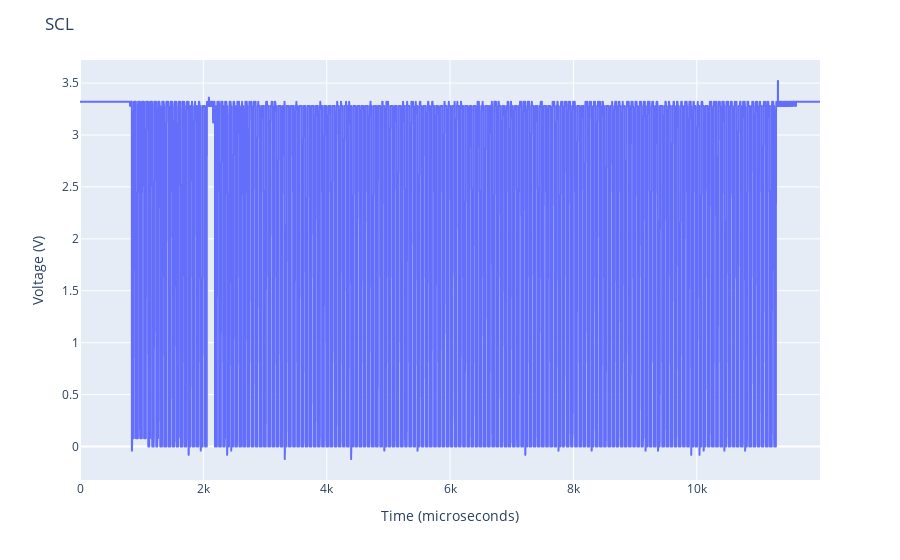
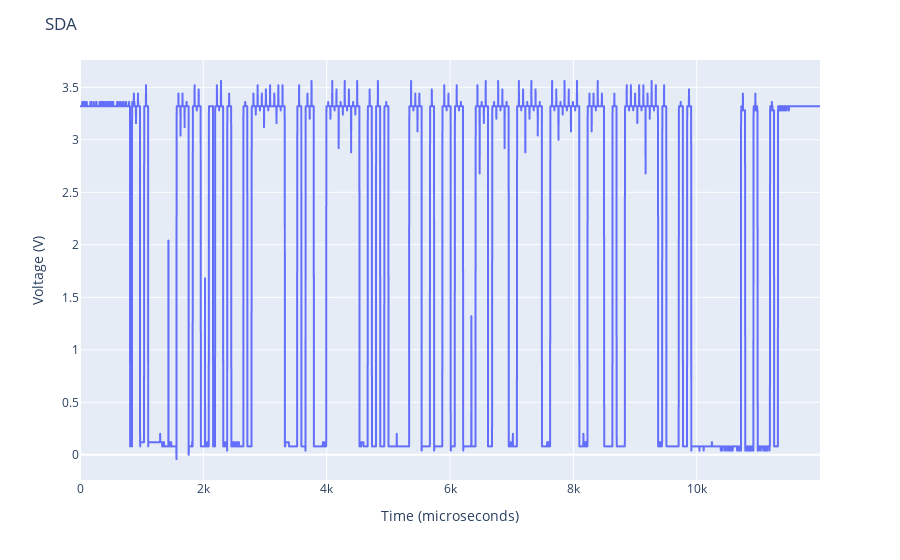

The cell these charts' notebook holds for them, in order:
### Code cell
# fig = px.line(df, x='Microseconds', y='CH1')
# fig.show()
# fig = px.line(df, x='Microseconds', y='CH2')
# fig.show()


#plot on 10 steps
step = 10
step_size = int(len(df)/step)
print(step_size)

scl = 'CH1'
sda = 'CH2'


for i in range(step):
    fig = px.line(df.iloc[i*step_size:(i+1)*step_size], x='Microseconds', y='CH1')
    fig.update_layout(
        title="SCL",    
        xaxis_title="Time (microseconds)",
        yaxis_title="Voltage (V)"
    )
    fig.show()
    fig = px.line(df.iloc[i*step_size:(i+1)*step_size], x='Microseconds', y='CH2')
    fig.update_layout(
        title='SDA',
        xaxis_title="Time (microseconds)",
        yaxis_title="Voltage (V)"
    )
    fig.show()
    
fig = px.line(df, x='Microseconds', y= scl)
fig.update_layout(
    title="SCL",    
    xaxis_title="Time (microseconds)",
    yaxis_title="Voltage (V)"
)
fig.show()
fig = px.line(df, x='Microseconds', y= sda)
fig.update_layout(
    title='SDA',
    xaxis_title="Time (microseconds)",
    yaxis_title="Voltage (V)"
)
fig.show()

### Figure 1 — Plotly figure (JSON) as saved in the notebook; plotly's stock layout.template omitted (floating-point values rounded to 4 significant figures; data arrays with more than 128 entries replaced by an {"elided": "..."} marker saying what was removed)
{"data": [{"hovertemplate": "Microseconds=%{x}<br>CH1=%{y}<extra></extra>", "legendgroup": "", "line": {"color": "#636efa", "dash": "solid"}, "marker": {"symbol": "circle"}, "mode": "lines", "name": "", "showlegend": false, "type": "scattergl", "x": {"elided": "6000 float values"}, "xaxis": "x", "y": {"elided": "6000 float values"}, "yaxis": "y"}], "layout": {"legend": {"tracegroupgap": 0}, "margin": {"t": 60}, "title": {"text": "SCL"}, "xaxis": {"anchor": "y", "domain": [0, 1], "title": {"text": "Time (microseconds)"}}, "yaxis": {"anchor": "x", "domain": [0, 1], "title": {"text": "Voltage (V)"}}}}

### Figure 2 — Plotly figure (JSON) as saved in the notebook; plotly's stock layout.template omitted (floating-point values rounded to 4 significant figures; data arrays with more than 128 entries replaced by an {"elided": "..."} marker saying what was removed)
{"data": [{"hovertemplate": "Microseconds=%{x}<br>CH2=%{y}<extra></extra>", "legendgroup": "", "line": {"color": "#636efa", "dash": "solid"}, "marker": {"symbol": "circle"}, "mode": "lines", "name": "", "showlegend": false, "type": "scattergl", "x": {"elided": "6000 float values"}, "xaxis": "x", "y": {"elided": "6000 float values"}, "yaxis": "y"}], "layout": {"legend": {"tracegroupgap": 0}, "margin": {"t": 60}, "title": {"text": "SDA"}, "xaxis": {"anchor": "y", "domain": [0, 1], "title": {"text": "Time (microseconds)"}}, "yaxis": {"anchor": "x", "domain": [0, 1], "title": {"text": "Voltage (V)"}}}}
